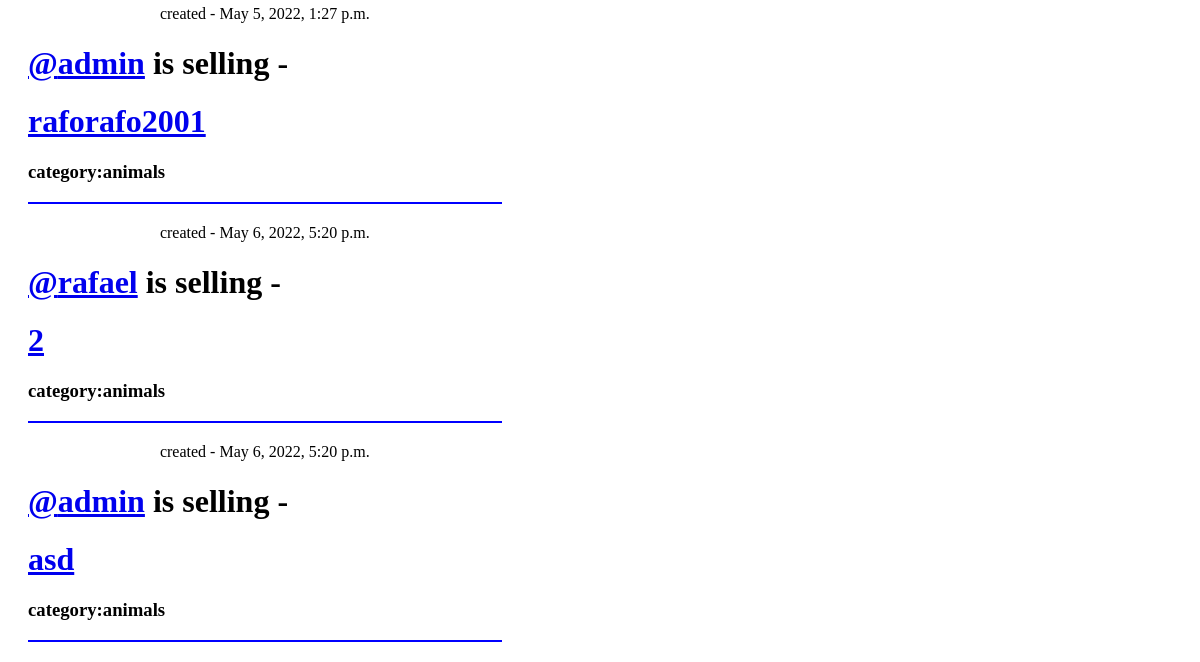
The app's page / (lower part), older data.
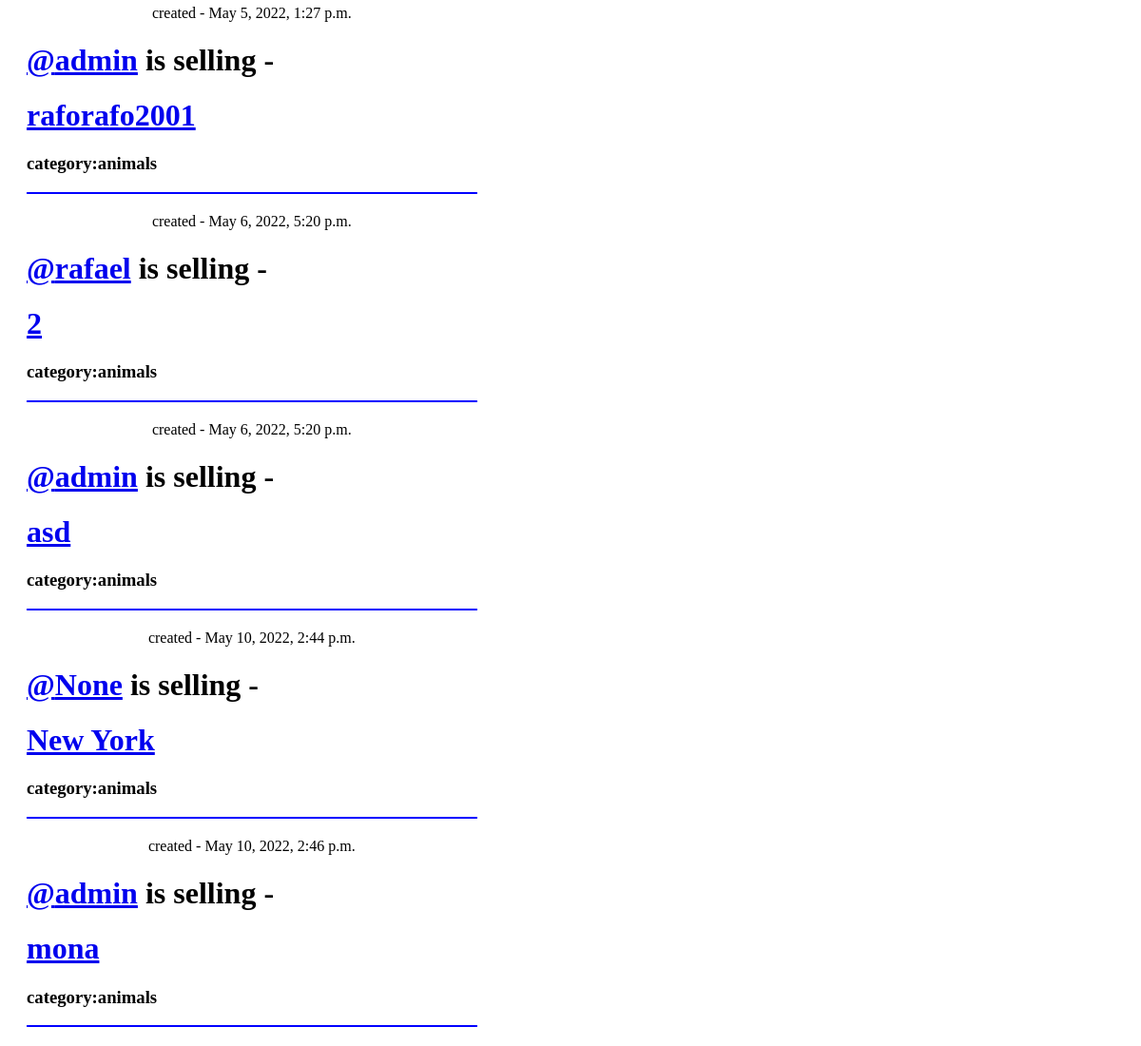
The same page, newer data.
### base/models.py (models this page shows, shortened)
class Product(models.Model):
    name = models.CharField(max_length=40)
    host = models.ForeignKey(User, on_delete=models.SET_NULL, null=True)
    image = models.ImageField(default="yourphoto.jpeg", blank=True, null=True)
    description = models.TextField(null=True, blank=True)
    updated = models.DateTimeField(auto_now=True)
    created = models.DateTimeField(auto_now_add=True)
    phoneNumber = models.CharField(max_length=9, null=True, blank=True)
    category = models.ForeignKey(Category, on_delete=models.SET_NULL, null=True)
    class Meta:
        ordering = ["created", "updated"]

class Category(models.Model):
    name = models.CharField(max_length=50)
    def __str__(self):
        return self.name

### base/views.py (the view)
# urls.py: path('', views.home, name="home"),
def home(request):
    q = request.GET.get("q") if request.GET.get('q') is not None else ""
    products = Product.objects.filter(
        Q(category__name__icontains=q) |
        Q(name__icontains=q)
    )
    category = Category.objects.all()
    for product in products:
        product.created = product.created.replace(second=0, microsecond=0)
        product.updated = product.updated.replace(second=0, microsecond=0)
    context = {"products": products, "category": category}
    return render(request, "homepage.html", context)

### base/templates/homepage.html (shortened to what this page needs)
{% extends "main.html" %}
{% block content %}
    {% for product in products %}
        <div style="border-bottom: 2px solid blue;width: 40%;margin: 20px">
            <p style="display: flex;justify-content: center">
                {% if product.created == product.updated %}
                    created - {{ product.created }}
                {% else %}
                    created - {{ product.created }} and also updated - {{ product.updated }}
                {% endif %}
            </p>
            <h1><a href="{% url 'profile' product.id %}">@{{ product.host }}</a> is selling - </h1><a href="{% url 'product' product.id %}"><h1>{{ product.name }}</h1></a>
            <h3>category:{{ product.category.name }}</h3>
        </div>
    {% endfor %}
{% endblock %}

Row changes from the older to the newer data that the page shows:
added Product: created "May 10, 2022, 2:44 p.m.", host "None", name "New York", category.name "animals"
added Product: created "May 10, 2022, 2:46 p.m.", host "admin", name "mona", category.name "animals"
